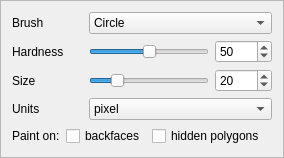
       <widget class="QFrame" name="pen_extra_frame">
        <property name="enabled">
         <bool>true</bool>
        </property>
        <property name="sizePolicy">
         <sizepolicy hsizetype="Preferred" vsizetype="Preferred">
          <horstretch>0</horstretch>
          <verstretch>0</verstretch>
         </sizepolicy>
        </property>
        <property name="frameShape">
         <enum>QFrame::StyledPanel</enum>
        </property>
        <property name="frameShadow">
         <enum>QFrame::Raised</enum>
        </property>
        <layout class="QGridLayout">
         <item row="0" column="0">
          <widget class="QLabel" name="label_pen">
           <property name="text">
            <string>Brush</string>
           </property>
          </widget>
         </item>
         <item row="0" column="2" colspan="3">
          <widget class="QComboBox" name="brush_box">
           <property name="enabled">
            <bool>true</bool>
           </property>
           <property name="sizePolicy">
            <sizepolicy hsizetype="Preferred" vsizetype="Preferred">
             <horstretch>0</horstretch>
             <verstretch>0</verstretch>
            </sizepolicy>
           </property>
           <property name="editable">
            <bool>false</bool>
           </property>
           <item>
            <property name="text">
             <string>Circle</string>
            </property>
           </item>
           <item>
            <property name="text">
             <string>Square</string>
            </property>
           </item>
           <item>
            <property name="text">
             <string>Pixmap</string>
            </property>
           </item>
          </widget>
         </item>
         <item row="1" column="0" colspan="2">
          <widget class="QLabel" name="label_percentual_3">
           <property name="text">
            <string>Hardness</string>
           </property>
          </widget>
         </item>
         <item row="1" column="2" colspan="2">
          <widget class="QSlider" name="hardness_slider">
           <property name="toolTip">
            <string>&lt;html&gt;&lt;head&gt;&lt;meta name=&quot;qrichtext&quot; content=&quot;1&quot; /&gt;&lt;style type=&quot;text/css&quot;&gt;
p, li { white-space: pre-wrap; }
&lt;/style&gt;&lt;/head&gt;&lt;body style=&quot; font-family:'Sans Serif'; font-size:9pt; font-weight:400; font-style:normal; text-decoration:none;&quot;&gt;
&lt;p style=&quot;-qt-paragraph-type:empty; margin-top:0px; margin-bottom:0px; margin-left:0px; margin-right:0px; -qt-block-indent:0; text-indent:0px;&quot;&gt;&lt;/p&gt;&lt;/body&gt;&lt;/html&gt;</string>
           </property>
           <property name="maximum">
            <number>100</number>
           </property>
           <property name="value">
            <number>50</number>
           </property>
           <property name="sliderPosition">
            <number>50</number>
           </property>
           <property name="orientation">
            <enum>Qt::Horizontal</enum>
           </property>
          </widget>
         </item>
         <item row="1" column="4">
          <widget class="QSpinBox" name="decrease_box">
           <property name="toolTip">
            <string>&lt;html&gt;&lt;head&gt;&lt;meta name=&quot;qrichtext&quot; content=&quot;1&quot; /&gt;&lt;style type=&quot;text/css&quot;&gt;
p, li { white-space: pre-wrap; }
&lt;/style&gt;&lt;/head&gt;&lt;body style=&quot; font-family:'Sans Serif'; font-size:9pt; font-weight:400; font-style:normal; text-decoration:none;&quot;&gt;
&lt;p style=&quot;-qt-paragraph-type:empty; margin-top:0px; margin-bottom:0px; margin-left:0px; margin-right:0px; -qt-block-indent:0; text-indent:0px;&quot;&gt;&lt;/p&gt;&lt;/body&gt;&lt;/html&gt;</string>
           </property>
           <property name="maximum">
            <number>100</number>
           </property>
           <property name="value">
            <number>50</number>
           </property>
          </widget>
         </item>
         <item row="2" column="0" colspan="2">
          <widget class="QLabel" name="label_percentual_4">
           <property name="text">
            <string>Size</string>
           </property>
          </widget>
         </item>
         <item row="2" column="2" colspan="2">
          <widget class="QSlider" name="size_slider">
           <property name="toolTip">
            <string>&lt;html&gt;&lt;head&gt;&lt;meta name=&quot;qrichtext&quot; content=&quot;1&quot; /&gt;&lt;style type=&quot;text/css&quot;&gt;
p, li { white-space: pre-wrap; }
&lt;/style&gt;&lt;/head&gt;&lt;body style=&quot; font-family:'Sans Serif'; font-size:9pt; font-weight:400; font-style:normal; text-decoration:none;&quot;&gt;
&lt;p style=&quot;-qt-paragraph-type:empty; margin-top:0px; margin-bottom:0px; margin-left:0px; margin-right:0px; -qt-block-indent:0; text-indent:0px;&quot;&gt;&lt;/p&gt;&lt;/body&gt;&lt;/html&gt;</string>
           </property>
           <property name="maximum">
            <number>100</number>
           </property>
           <property name="value">
            <number>20</number>
           </property>
           <property name="sliderPosition">
            <number>20</number>
           </property>
           <property name="orientation">
            <enum>Qt::Horizontal</enum>
           </property>
          </widget>
         </item>
         <item row="2" column="4">
          <widget class="QSpinBox" name="decrease_box_3">
           <property name="toolTip">
            <string>&lt;html&gt;&lt;head&gt;&lt;meta name=&quot;qrichtext&quot; content=&quot;1&quot; /&gt;&lt;style type=&quot;text/css&quot;&gt;
p, li { white-space: pre-wrap; }
&lt;/style&gt;&lt;/head&gt;&lt;body style=&quot; font-family:'Sans Serif'; font-size:9pt; font-weight:400; font-style:normal; text-decoration:none;&quot;&gt;
&lt;p style=&quot;-qt-paragraph-type:empty; margin-top:0px; margin-bottom:0px; margin-left:0px; margin-right:0px; -qt-block-indent:0; text-indent:0px;&quot;&gt;&lt;/p&gt;&lt;/body&gt;&lt;/html&gt;</string>
           </property>
           <property name="maximum">
            <number>100</number>
           </property>
           <property name="value">
            <number>20</number>
           </property>
          </widget>
         </item>
         <item row="3" column="0" colspan="2">
          <widget class="QLabel" name="label_percentual_5">
           <property name="text">
            <string>Units</string>
           </property>
          </widget>
         </item>
         <item row="3" column="2" colspan="3">
          <widget class="QComboBox" name="pen_unit">
           <property name="sizePolicy">
            <sizepolicy hsizetype="Preferred" vsizetype="Preferred">
             <horstretch>0</horstretch>
             <verstretch>0</verstretch>
            </sizepolicy>
           </property>
           <item>
            <property name="text">
             <string>pixel</string>
            </property>
           </item>
           <item>
            <property name="text">
             <string>percentage of bounding box</string>
            </property>
           </item>
          </widget>
         </item>
         <item row="4" column="0">
          <widget class="QLabel" name="label">
           <property name="text">
            <string>Paint on:</string>
           </property>
          </widget>
         </item>
         <item row="4" column="1" colspan="2">
          <widget class="QCheckBox" name="backface_culling">
           <property name="text">
            <string>backfaces</string>
           </property>
          </widget>
         </item>
         <item row="4" column="3" colspan="2">
          <widget class="QCheckBox" name="invisible_painting">
           <property name="text">
            <string>hidden polygons</string>
           </property>
          </widget>
         </item>
        </layout>
       </widget>
